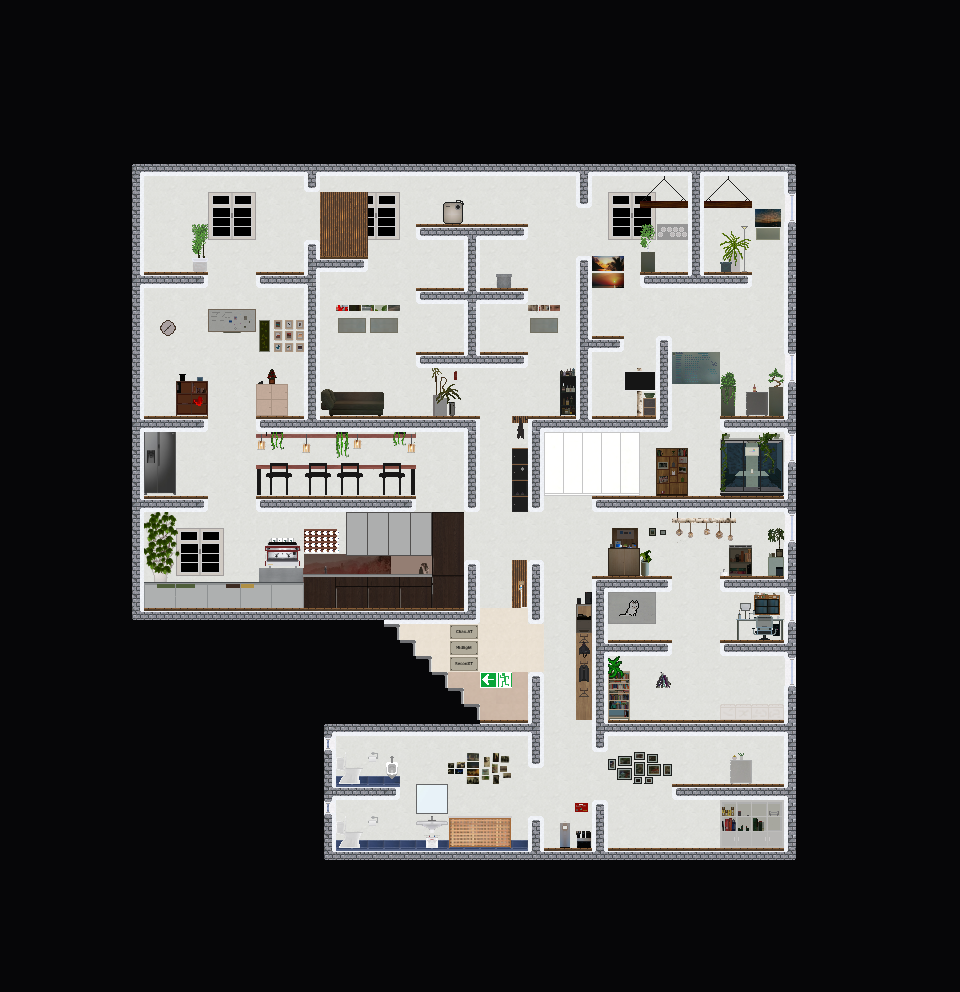

A 2D game scene composited from a Tiled map and its tileset images. What follows is a short description and the map's XML, with each tile layer's data collapsed to a summary:
An orthogonal 60x62 tile map with 16x16 px tiles, 4 tile layers (background_walls, background_deco, ground, foreground_deco), 10 tilesets and 120 objects (2x MovingPlatform, RoombaEnemy, Player).

<map version="1.10" tiledversion="1.11.2" orientation="orthogonal" renderorder="right-down" width="60" height="62" tilewidth="16" tileheight="16" infinite="0" nextlayerid="12" nextobjectid="146">
 <tileset firstgid="1" name="wall_tileset" tilewidth="16" tileheight="16" tilecount="256" columns="16">
  <image source="../images/custom/wall_tileset.png" width="256" height="256" />
 </tileset>
 <tileset firstgid="257" name="wall_background" tilewidth="16" tileheight="16" tilecount="128" columns="16">
  <image source="../images/custom/wall_background.png" width="256" height="128" />
 </tileset>
 <tileset firstgid="385" name="kitchen" tilewidth="16" tileheight="16" tilecount="320" columns="20">
  <image source="../images/custom/kitchen.png" width="320" height="256" />
 </tileset>
 <tileset firstgid="705" name="bath" tilewidth="16" tileheight="16" tilecount="256" columns="16">
  <image source="../images/custom/bath.png" width="256" height="256" />
 </tileset>
 <tileset firstgid="961" name="pat_raum" tilewidth="16" tileheight="16" tilecount="256" columns="16">
  <image source="../images/custom/pat_raum.png" width="256" height="256" />
 </tileset>
 <tileset firstgid="1217" name="hallways" tilewidth="16" tileheight="16" tilecount="256" columns="16">
  <image source="../images/custom/hallways.png" width="256" height="256" />
 </tileset>
 <tileset firstgid="1473" name="simons_office" tilewidth="16" tileheight="16" tilecount="256" columns="16">
  <image source="../images/custom/simons_office.png" width="256" height="256" />
 </tileset>
 <tileset firstgid="1729" name="u_raum" tilewidth="16" tileheight="16" tilecount="256" columns="16">
  <image source="../images/custom/u_raum.png" width="256" height="256" />
 </tileset>
 <tileset firstgid="1985" name="digidoo_raum" tilewidth="16" tileheight="16" tilecount="256" columns="16">
  <image source="../images/custom/digidoo_raum.png" width="256" height="256" />
 </tileset>
 <tileset firstgid="2241" name="c_raum" tilewidth="16" tileheight="16" tilecount="256" columns="16">
  <image source="../images/custom/c_raum.png" width="256" height="256" />
 </tileset>
 <layer id="4" name="background_walls" width="60" height="62">
  <data>[3720 cells, 3720 non-empty, 35 distinct tile ids]</data>
 </layer>
 <layer id="6" name="background_deco" width="60" height="62">
  <data>[3720 cells, 458 non-empty, 447 distinct tile ids]</data>
 </layer>
 <layer id="1" name="ground" width="60" height="62">
  <properties>
   <property name="solid" type="bool" value="true" />
  </properties>
  <data>[3720 cells, 2497 non-empty, 40 distinct tile ids]</data>
 </layer>
 <objectgroup id="3" name="platforms">
  <object id="2" template="templates/platforms/MovingPlatform.tx" type="MovingPlatform" x="208" y="272" width="48" height="16">
   <properties>
    <property name="path" type="object" value="4" />
    <property name="speed" type="int" value="50" />
   </properties>
  </object>
  <object id="4" x="208" y="512" width="48" height="16" />
  <object id="43" template="templates/platforms/MovingPlatform.tx" type="MovingPlatform" x="480" y="416" width="48" height="16">
   <properties>
    <property name="path" type="object" value="44" />
    <property name="speed" type="int" value="50" />
   </properties>
  </object>
  <object id="44" x="480" y="592" width="48" height="16" />
  <object id="57" template="templates/platforms/BouncepadLight.tx" x="640" y="832" />
  <object id="58" template="templates/platforms/BouncepadLight.tx" x="400" y="832" />
  <object id="59" template="templates/platforms/MovingPlatform.tx" x="544" y="496" width="48" height="16">
   <properties>
    <property name="path" type="object" value="60" />
    <property name="speed" type="int" value="40" />
   </properties>
  </object>
  <object id="60" x="544" y="832" width="48" height="16" />
  <object id="61" template="templates/platforms/MovingPlatform.tx" x="672" y="576" width="48" height="16">
   <properties>
    <property name="path" type="object" value="62" />
    <property name="speed" type="int" value="35" />
   </properties>
  </object>
  <object id="62" x="672" y="704" width="48" height="16" />
  <object id="64" template="templates/platforms/BouncepadStrong.tx" x="384" y="400" />
  <object id="65" template="templates/triggers/Lock.tx" x="480" y="624" />
  <object id="123" template="templates/platforms/BouncepadStrong.tx" x="768" y="400" />
  <object id="125" template="templates/platforms/MovingPlatform.tx" x="672" y="480" width="48" height="16">
   <properties>
    <property name="path" type="object" value="126" />
    <property name="speed" type="int" value="50" />
   </properties>
  </object>
  <object id="126" x="672" y="336" width="48" height="16" />
  <object id="130" template="templates/platforms/BouncepadLight.tx" x="416" y="592" />
  <object id="143" template="templates/platforms/BouncepadLight.tx" x="592" y="320" />
  <object id="144" template="templates/platforms/BouncepadStrong.tx" x="544" y="400" />
 </objectgroup>
 <objectgroup id="11" name="hazards">
  <object id="145" template="templates/hazards/CircularSaw.tx" x="560" y="832" />
 </objectgroup>
 <objectgroup id="7" name="enemies">
  <object id="36" template="templates/enemies/RoombaWhite.tx" type="RoombaEnemy" x="288" y="608">
   <properties>
    <property name="type" value="white" />
   </properties>
  </object>
  <object id="37" template="templates/enemies/Drone.tx" x="272" y="496" />
  <object id="38" template="templates/npc/Cookie.tx" x="704" y="720" />
  <object id="51" template="templates/enemies/RoombaWhite.tx" x="736" y="784" />
  <object id="131" template="templates/enemies/RoombaBlack.tx" x="432" y="224" />
  <object id="132" template="templates/enemies/RoombaBlack.tx" x="640" y="496" />
  <object id="133" template="templates/enemies/RoombaWhite.tx" x="384" y="416" />
  <object id="134" template="templates/enemies/RoombaWhite.tx" x="608" y="416" />
  <object id="135" template="templates/enemies/RoombaBlack.tx" x="624" y="640" />
  <object id="136" template="templates/enemies/RoombaBlack.tx" x="496" y="848" />
  <object id="137" template="templates/enemies/Drone.tx" x="400" y="304" />
  <object id="138" template="templates/enemies/Drone.tx" x="560" y="336" />
  <object id="140" template="templates/enemies/Drone.tx" x="720" y="336" />
  <object id="141" template="templates/enemies/Drone.tx" x="560" y="544" />
  <object id="142" template="templates/enemies/Drone.tx" x="224" y="208" />
 </objectgroup>
 <objectgroup id="5" name="slotted">
  <!-- 86 objects omitted --></objectgroup>
 <objectgroup id="9" name="items">
  <!-- 65 objects omitted --></objectgroup>
 <objectgroup id="2" name="player">
  <!-- 4 objects omitted --></objectgroup>
 <objectgroup id="8" name="triggers">
  <!-- 3 objects omitted --></objectgroup>
 <layer id="10" name="foreground_deco" width="60" height="62">
  <data>[3720 cells, 29 non-empty, 29 distinct tile ids]</data>
 </layer>
</map>
<!-- 86 of 120 objects omitted -->
